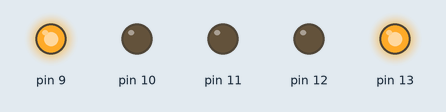
This sketch was run on a simulated Arduino Uno, built with avr-gcc and run on an emulated ATmega328P. Parts: output pins drawn as LEDs (lit = HIGH).

Above: at 4.0 s.
At 11.0 s:
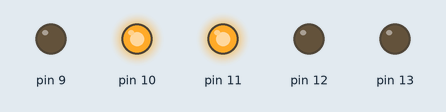
At 15.0 s:
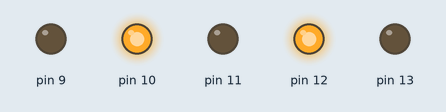
Timing chart, 0 to 20.8 s (numbered marks = the images above):
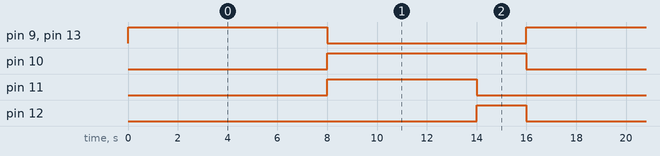

Measured:
- by itself, pin 9, pin 10, pin 13: alternates HIGH for 8.0 s and LOW for 8.0 s
- by itself, pin 11: alternates HIGH for 6.0 s and LOW for 10.0 s
- by itself, pin 12: alternates HIGH for 2.0 s and LOW for 14.0 s

The sketch:

semaforo_arduino2.ino
```cpp
// C++ code
//
void setup()
{
  pinMode(13, OUTPUT);
  pinMode(12, OUTPUT);
  pinMode(11, OUTPUT);
  pinMode(10, OUTPUT);
  pinMode(9, OUTPUT);
}

void loop()
{
  digitalWrite(13, 1);
  digitalWrite(9, 1);
  delay(8000);
  digitalWrite(13, 0);
  digitalWrite(11, 1);
  digitalWrite(9, 0);
  digitalWrite(10, 1);
  delay(6000);
  digitalWrite(11, 0);
  digitalWrite(12, 1);
  delay(2000);
  digitalWrite(12, 0);
  digitalWrite(10, 0);
}
```
